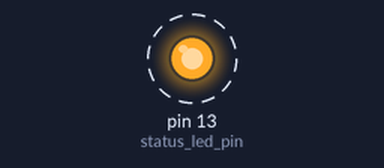
A sketch run on a simulated Arduino Uno, built with avr-gcc and run on an emulated ATmega328P. Parts: output pins drawn as LEDs (lit = HIGH). Dashed ring = blinking.

Above: at 0.15 s.
Timing chart, 0 to 3.0 s (numbered marks = the images above):
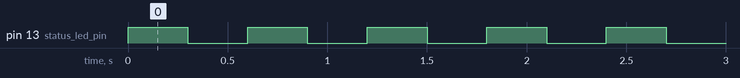

Measured:
- by itself, pin 13 (status_led_pin): alternates HIGH for 0.30 s and LOW for 0.30 s

The sketch:

Switch-LED-_-Coding-__-LAB-Activity.ino
```cpp
// C++ code
// Libraries Used


// Program Pin as Constants
const int status_led_pin = 13;
const int sensor_pin = 7;

// Program Global Variables
int sensor_status = -1;

void setup()
{
  pinMode(status_led_pin, OUTPUT);
  pinMode(sensor_pin, INPUT_PULLUP); // Button has pullup
}

void loop()
{
  digitalWrite(status_led_pin, HIGH);
  delay(300); // Wait for a few millisecond(s)
  digitalWrite(status_led_pin, LOW);
  delay(300); // Wait for a few millisecond(s)
}
```
